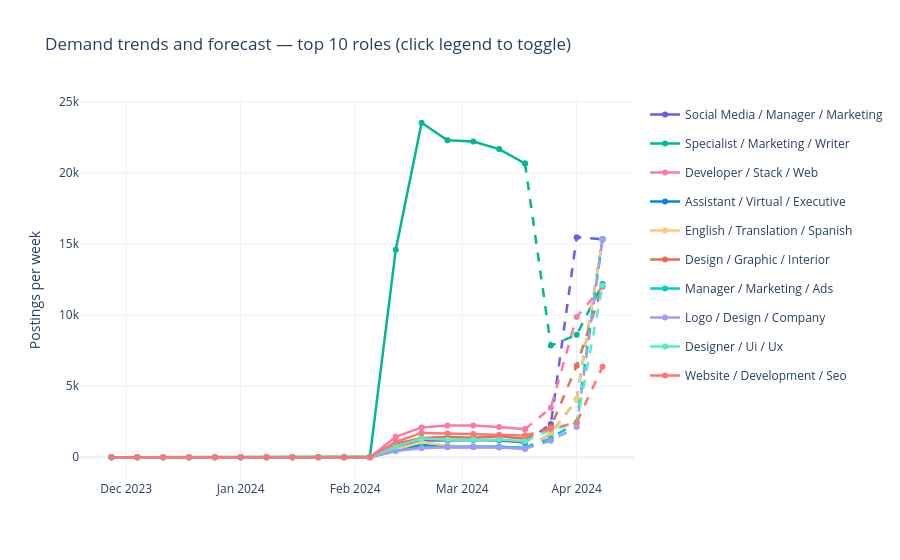

Notebook code cell kept with this figure:
### Code cell
# --- G. Interactive: all top roles, actual + forecast ---
figp = go.Figure()
for i, role in enumerate(summary.head(TOP_K_ROLES)["role"]):
    col = PALETTE[i % len(PALETTE)]
    hist = role_counts[role]
    figp.add_trace(go.Scatter(x=hist.index, y=hist.values, mode="lines+markers", name=role, legendgroup=role,
                              line=dict(color=col, width=2.5)))
    figp.add_trace(go.Scatter(x=[hist.index[-1], *fc.index], y=[hist.iloc[-1], *fc[role].values], mode="lines+markers",
                              name=f"{role} (forecast)", legendgroup=role, showlegend=False,
                              line=dict(color=col, width=2.5, dash="dash")))
figp.update_layout(template="plotly_white", title=f"Demand trends and forecast — top {TOP_K_ROLES} roles (click legend to toggle)",
                   yaxis_title=f"Postings per {label}", hovermode="x unified")
figp.show()

### Figure 1 — Plotly figure (JSON) as saved in the notebook; plotly's stock layout.template omitted (floating-point values rounded to 4 significant figures)
{"data": [{"legendgroup": "Social Media / Manager / Marketing", "line": {"color": "#6C5CE7", "width": 2.5}, "mode": "lines+markers", "name": "Social Media / Manager / Marketing", "type": "scatter", "x": ["2023-11-27T00:00:00.000000", "2023-12-04T00:00:00.000000", "2023-12-11T00:00:00.000000", "2023-12-18T00:00:00.000000", "2023-12-25T00:00:00.000000", "2024-01-01T00:00:00.000000", "2024-01-08T00:00:00.000000", "2024-01-15T00:00:00.000000", "2024-01-22T00:00:00.000000", "2024-01-29T00:00:00.000000", "2024-02-05T00:00:00.000000", "2024-02-12T00:00:00.000000", "2024-02-19T00:00:00.000000", "2024-02-26T00:00:00.000000", "2024-03-04T00:00:00.000000", "2024-03-11T00:00:00.000000", "2024-03-18T00:00:00.000000"], "y": [0, 0, 0, 0, 0, 0, 1, 2, 2, 3, 2, 750, 1181, 1176, 1211, 1176, 1036]}, {"legendgroup": "Social Media / Manager / Marketing", "line": {"color": "#6C5CE7", "dash": "dash", "width": 2.5}, "mode": "lines+markers", "name": "Social Media / Manager / Marketing (forecast)", "showlegend": false, "type": "scatter", "x": ["2024-03-18T00:00:00", "2024-03-25T00:00:00", "2024-04-01T00:00:00", "2024-04-08T00:00:00"], "y": [1036, 2346.0, 15490.0, 15330.0]}, {"legendgroup": "Specialist / Marketing / Writer", "line": {"color": "#00B894", "width": 2.5}, "mode": "lines+markers", "name": "Specialist / Marketing / Writer", "type": "scatter", "x": ["2023-11-27T00:00:00.000000", "2023-12-04T00:00:00.000000", "2023-12-11T00:00:00.000000", "2023-12-18T00:00:00.000000", "2023-12-25T00:00:00.000000", "2024-01-01T00:00:00.000000", "2024-01-08T00:00:00.000000", "2024-01-15T00:00:00.000000", "2024-01-22T00:00:00.000000", "2024-01-29T00:00:00.000000", "2024-02-05T00:00:00.000000", "2024-02-12T00:00:00.000000", "2024-02-19T00:00:00.000000", "2024-02-26T00:00:00.000000", "2024-03-04T00:00:00.000000", "2024-03-11T00:00:00.000000", "2024-03-18T00:00:00.000000"], "y": [0, 0, 2, 1, 1, 3, 5, 12, 9, 37, 56, 14610, 23542, 22310, 22216, 21691, 20672]}, {"legendgroup": "Specialist / Marketing / Writer", "line": {"color": "#00B894", "dash": "dash", "width": 2.5}, "mode": "lines+markers", "name": "Specialist / Marketing / Writer (forecast)", "showlegend": false, "type": "scatter", "x": ["2024-03-18T00:00:00", "2024-03-25T00:00:00", "2024-04-01T00:00:00", "2024-04-08T00:00:00"], "y": [20672, 7858.0, 8616.0, 12200.0]}, {"legendgroup": "Developer / Stack / Web", "line": {"color": "#FD79A8", "width": 2.5}, "mode": "lines+markers", "name": "Developer / Stack / Web", "type": "scatter", "x": ["2023-11-27T00:00:00.000000", "2023-12-04T00:00:00.000000", "2023-12-11T00:00:00.000000", "2023-12-18T00:00:00.000000", "2023-12-25T00:00:00.000000", "2024-01-01T00:00:00.000000", "2024-01-08T00:00:00.000000", "2024-01-15T00:00:00.000000", "2024-01-22T00:00:00.000000", "2024-01-29T00:00:00.000000", "2024-02-05T00:00:00.000000", "2024-02-12T00:00:00.000000", "2024-02-19T00:00:00.000000", "2024-02-26T00:00:00.000000", "2024-03-04T00:00:00.000000", "2024-03-11T00:00:00.000000", "2024-03-18T00:00:00.000000"], "y": [0, 0, 0, 0, 0, 1, 0, 0, 4, 2, 7, 1434, 2100, 2226, 2242, 2122, 1966]}, {"legendgroup": "Developer / Stack / Web", "line": {"color": "#FD79A8", "dash": "dash", "width": 2.5}, "mode": "lines+markers", "name": "Developer / Stack / Web (forecast)", "showlegend": false, "type": "scatter", "x": ["2024-03-18T00:00:00", "2024-03-25T00:00:00", "2024-04-01T00:00:00", "2024-04-08T00:00:00"], "y": [1966, 3485.0, 9878.0, 12020.0]}, {"legendgroup": "Assistant / Virtual / Executive", "line": {"color": "#0984E3", "width": 2.5}, "mode": "lines+markers", "name": "Assistant / Virtual / Executive", "type": "scatter", "x": ["2023-11-27T00:00:00.000000", "2023-12-04T00:00:00.000000", "2023-12-11T00:00:00.000000", "2023-12-18T00:00:00.000000", "2023-12-25T00:00:00.000000", "2024-01-01T00:00:00.000000", "2024-01-08T00:00:00.000000", "2024-01-15T00:00:00.000000", "2024-01-22T00:00:00.000000", "2024-01-29T00:00:00.000000", "2024-02-05T00:00:00.000000", "2024-02-12T00:00:00.000000", "2024-02-19T00:00:00.000000", "2024-02-26T00:00:00.000000", "2024-03-04T00:00:00.000000", "2024-03-11T00:00:00.000000", "2024-03-18T00:00:00.000000"], "y": [0, 0, 0, 0, 0, 0, 0, 0, 4, 1, 2, 495, 870, 715, 717, 715, 611]}, {"legendgroup": "Assistant / Virtual / Executive", "line": {"color": "#0984E3", "dash": "dash", "width": 2.5}, "mode": "lines+markers", "name": "Assistant / Virtual / Executive (forecast)", "showlegend": false, "type": "scatter", "x": ["2024-03-18T00:00:00", "2024-03-25T00:00:00", "2024-04-01T00:00:00", "2024-04-08T00:00:00"], "y": [611, 1661.0, 4061.0, 15330.0]}, {"legendgroup": "English / Translation / Spanish", "line": {"color": "#FDCB6E", "width": 2.5}, "mode": "lines+markers", "name": "English / Translation / Spanish", "type": "scatter", "x": ["2023-11-27T00:00:00.000000", "2023-12-04T00:00:00.000000", "2023-12-11T00:00:00.000000", "2023-12-18T00:00:00.000000", "2023-12-25T00:00:00.000000", "2024-01-01T00:00:00.000000", "2024-01-08T00:00:00.000000", "2024-01-15T00:00:00.000000", "2024-01-22T00:00:00.000000", "2024-01-29T00:00:00.000000", "2024-02-05T00:00:00.000000", "2024-02-12T00:00:00.000000", "2024-02-19T00:00:00.000000", "2024-02-26T00:00:00.000000", "2024-03-04T00:00:00.000000", "2024-03-11T00:00:00.000000", "2024-03-18T00:00:00.000000"], "y": [0, 0, 0, 0, 0, 0, 0, 0, 6, 2, 2, 526, 1086, 801, 748, 741, 618]}, {"legendgroup": "English / Translation / Spanish", "line": {"color": "#FDCB6E", "dash": "dash", "width": 2.5}, "mode": "lines+markers", "name": "English / Translation / Spanish (forecast)", "showlegend": false, "type": "scatter", "x": ["2024-03-18T00:00:00", "2024-03-25T00:00:00", "2024-04-01T00:00:00", "2024-04-08T00:00:00"], "y": [618, 1661.0, 4061.0, 15330.0]}, {"legendgroup": "Design / Graphic / Interior", "line": {"color": "#E17055", "width": 2.5}, "mode": "lines+markers", "name": "Design / Graphic / Interior", "type": "scatter", "x": ["2023-11-27T00:00:00.000000", "2023-12-04T00:00:00.000000", "2023-12-11T00:00:00.000000", "2023-12-18T00:00:00.000000", "2023-12-25T00:00:00.000000", "2024-01-01T00:00:00.000000", "2024-01-08T00:00:00.000000", "2024-01-15T00:00:00.000000", "2024-01-22T00:00:00.000000", "2024-01-29T00:00:00.000000", "2024-02-05T00:00:00.000000", "2024-02-12T00:00:00.000000", "2024-02-19T00:00:00.000000", "2024-02-26T00:00:00.000000", "2024-03-04T00:00:00.000000", "2024-03-11T00:00:00.000000", "2024-03-18T00:00:00.000000"], "y": [0, 0, 0, 0, 0, 0, 0, 0, 0, 2, 1, 935, 1351, 1419, 1377, 1474, 1303]}, {"legendgroup": "Design / Graphic / Interior", "line": {"color": "#E17055", "dash": "dash", "width": 2.5}, "mode": "lines+markers", "name": "Design / Graphic / Interior (forecast)", "showlegend": false, "type": "scatter", "x": ["2024-03-18T00:00:00", "2024-03-25T00:00:00", "2024-04-01T00:00:00", "2024-04-08T00:00:00"], "y": [1303, 2121.0, 6443.0, 12020.0]}, {"legendgroup": "Manager / Marketing / Ads", "line": {"color": "#00CEC9", "width": 2.5}, "mode": "lines+markers", "name": "Manager / Marketing / Ads", "type": "scatter", "x": ["2023-11-27T00:00:00.000000", "2023-12-04T00:00:00.000000", "2023-12-11T00:00:00.000000", "2023-12-18T00:00:00.000000", "2023-12-25T00:00:00.000000", "2024-01-01T00:00:00.000000", "2024-01-08T00:00:00.000000", "2024-01-15T00:00:00.000000", "2024-01-22T00:00:00.000000", "2024-01-29T00:00:00.000000", "2024-02-05T00:00:00.000000", "2024-02-12T00:00:00.000000", "2024-02-19T00:00:00.000000", "2024-02-26T00:00:00.000000", "2024-03-04T00:00:00.000000", "2024-03-11T00:00:00.000000", "2024-03-18T00:00:00.000000"], "y": [0, 0, 0, 0, 0, 0, 1, 0, 1, 6, 5, 434, 709, 736, 750, 733, 666]}, {"legendgroup": "Manager / Marketing / Ads", "line": {"color": "#00CEC9", "dash": "dash", "width": 2.5}, "mode": "lines+markers", "name": "Manager / Marketing / Ads (forecast)", "showlegend": false, "type": "scatter", "x": ["2024-03-18T00:00:00", "2024-03-25T00:00:00", "2024-04-01T00:00:00", "2024-04-08T00:00:00"], "y": [666, 1325.0, 2464.0, 15370.0]}, {"legendgroup": "Logo / Design / Company", "line": {"color": "#A29BFE", "width": 2.5}, "mode": "lines+markers", "name": "Logo / Design / Company", "type": "scatter", "x": ["2023-11-27T00:00:00.000000", "2023-12-04T00:00:00.000000", "2023-12-11T00:00:00.000000", "2023-12-18T00:00:00.000000", "2023-12-25T00:00:00.000000", "2024-01-01T00:00:00.000000", "2024-01-08T00:00:00.000000", "2024-01-15T00:00:00.000000", "2024-01-22T00:00:00.000000", "2024-01-29T00:00:00.000000", "2024-02-05T00:00:00.000000", "2024-02-12T00:00:00.000000", "2024-02-19T00:00:00.000000", "2024-02-26T00:00:00.000000", "2024-03-04T00:00:00.000000", "2024-03-11T00:00:00.000000", "2024-03-18T00:00:00.000000"], "y": [0, 0, 0, 0, 0, 0, 0, 0, 0, 0, 0, 460, 628, 707, 723, 691, 596]}, {"legendgroup": "Logo / Design / Company", "line": {"color": "#A29BFE", "dash": "dash", "width": 2.5}, "mode": "lines+markers", "name": "Logo / Design / Company (forecast)", "showlegend": false, "type": "scatter", "x": ["2024-03-18T00:00:00", "2024-03-25T00:00:00", "2024-04-01T00:00:00", "2024-04-08T00:00:00"], "y": [596, 1164.0, 2132.0, 15370.0]}, {"legendgroup": "Designer / Ui / Ux", "line": {"color": "#55EFC4", "width": 2.5}, "mode": "lines+markers", "name": "Designer / Ui / Ux", "type": "scatter", "x": ["2023-11-27T00:00:00.000000", "2023-12-04T00:00:00.000000", "2023-12-11T00:00:00.000000", "2023-12-18T00:00:00.000000", "2023-12-25T00:00:00.000000", "2024-01-01T00:00:00.000000", "2024-01-08T00:00:00.000000", "2024-01-15T00:00:00.000000", "2024-01-22T00:00:00.000000", "2024-01-29T00:00:00.000000", "2024-02-05T00:00:00.000000", "2024-02-12T00:00:00.000000", "2024-02-19T00:00:00.000000", "2024-02-26T00:00:00.000000", "2024-03-04T00:00:00.000000", "2024-03-11T00:00:00.000000", "2024-03-18T00:00:00.000000"], "y": [0, 0, 0, 0, 0, 1, 0, 0, 1, 0, 8, 765, 1321, 1225, 1241, 1245, 1122]}, {"legendgroup": "Designer / Ui / Ux", "line": {"color": "#55EFC4", "dash": "dash", "width": 2.5}, "mode": "lines+markers", "name": "Designer / Ui / Ux (forecast)", "showlegend": false, "type": "scatter", "x": ["2024-03-18T00:00:00", "2024-03-25T00:00:00", "2024-04-01T00:00:00", "2024-04-08T00:00:00"], "y": [1122, 1930.0, 2406.0, 12080.0]}, {"legendgroup": "Website / Development / Seo", "line": {"color": "#FF7675", "width": 2.5}, "mode": "lines+markers", "name": "Website / Development / Seo", "type": "scatter", "x": ["2023-11-27T00:00:00.000000", "2023-12-04T00:00:00.000000", "2023-12-11T00:00:00.000000", "2023-12-18T00:00:00.000000", "2023-12-25T00:00:00.000000", "2024-01-01T00:00:00.000000", "2024-01-08T00:00:00.000000", "2024-01-15T00:00:00.000000", "2024-01-22T00:00:00.000000", "2024-01-29T00:00:00.000000", "2024-02-05T00:00:00.000000", "2024-02-12T00:00:00.000000", "2024-02-19T00:00:00.000000", "2024-02-26T00:00:00.000000", "2024-03-04T00:00:00.000000", "2024-03-11T00:00:00.000000", "2024-03-18T00:00:00.000000"], "y": [0, 0, 0, 0, 0, 0, 0, 0, 0, 0, 4, 1076, 1714, 1677, 1643, 1580, 1530]}, {"legendgroup": "Website / Development / Seo", "line": {"color": "#FF7675", "dash": "dash", "width": 2.5}, "mode": "lines+markers", "name": "Website / Development / Seo (forecast)", "showlegend": false, "type": "scatter", "x": ["2024-03-18T00:00:00", "2024-03-25T00:00:00", "2024-04-01T00:00:00", "2024-04-08T00:00:00"], "y": [1530, 1999.0, 2446.0, 6377.0]}], "layout": {"hovermode": "x unified", "title": {"text": "Demand trends and forecast — top 10 roles (click legend to toggle)"}, "yaxis": {"title": {"text": "Postings per week"}}}}
